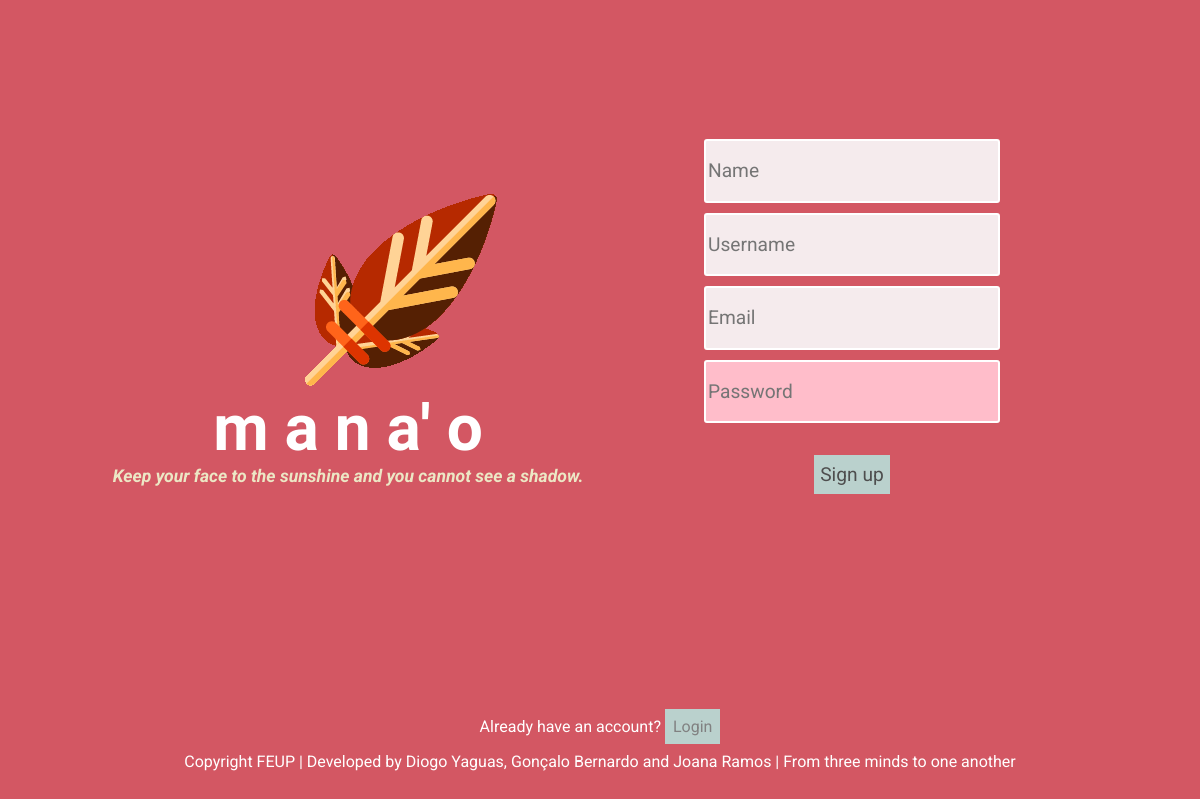
Page /templates/signup.php on the earlier database version.
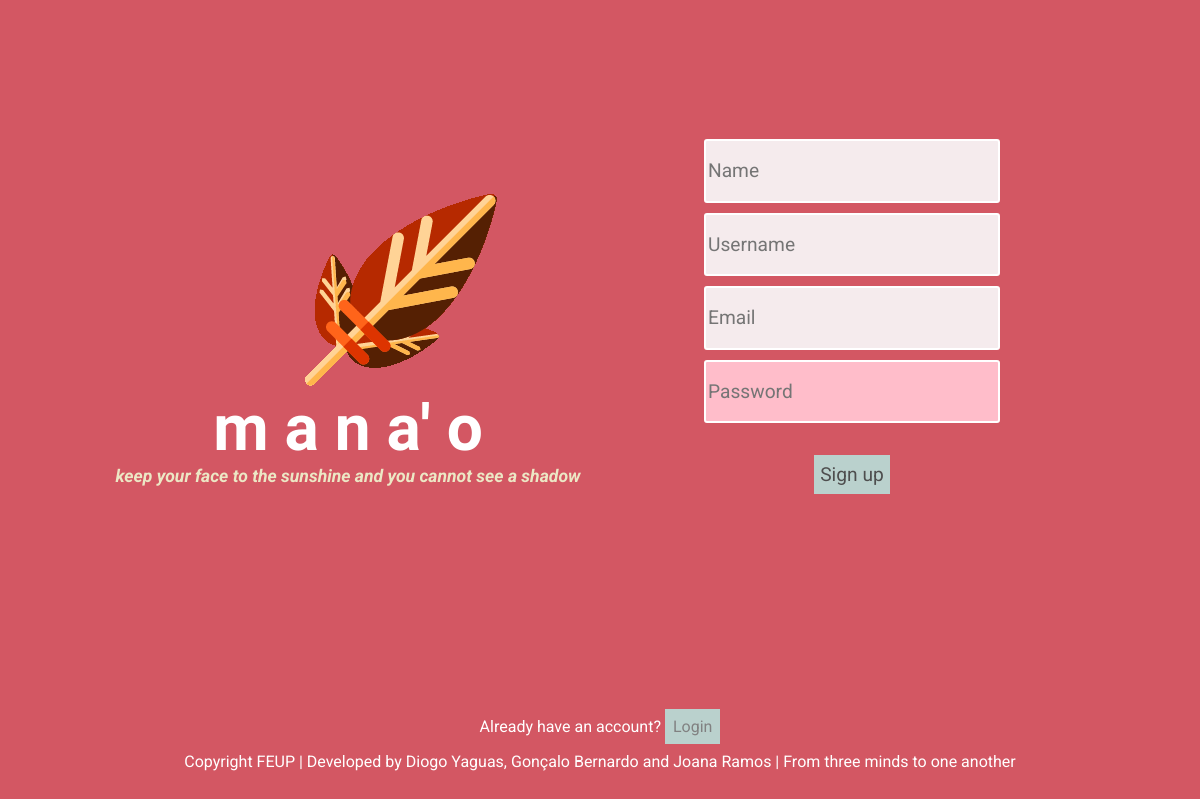
Same page on the later database version.
### tables this page shows
CREATE TABLE Quotes (
    ID INTEGER PRIMARY KEY AUTOINCREMENT,
    Quote STRING NOT NULL
);

### database/quotes.php (called while the page is built)
<?php
    function getRandomQuote()
    {
        global $dbh;
		try {
			$stmt = $dbh->prepare('SELECT Quote FROM Quotes ORDER BY RANDOM() LIMIT 1');
			if($stmt->execute()) {
				$row = $stmt->fetch();
				return $row['Quote'];
			}
			else
				return -1;
		} catch(PDOException $e) {
			return -1;
		}
    }
?>

### templates/signup.php (the view, shortened to what this page needs)
<?php
    include_once("../includes/init.php");
?>
<!DOCTYPE html>
<html>
<head>
    <link href="../css/forms_style.css" rel="stylesheet">
    <link href="../css/forms_layout.css" rel="stylesheet">
</head>
<body>
    <header>
        <img src="../images/dynamic_icon.gif" alt="Dynamic">
        <h1>m a n a' o</h1>
        <h3>
            <?php
                include_once("../database/quotes.php");
                echo getRandomQuote();
            ?>
        </h3>
    </header>
    <section id="signup">
        <form action="../actions/signupAction.php" method="post">
            <input type="text" name="name" placeholder="Name">
            <input type="text" name="username" placeholder="Username">
            <input type="email" name="email" placeholder="Email">
            <input type="password" name="password" pattern="(?=.*[a-z])(?=.*[A-Z])(?=.*\d)(?=.*[@$!%*?&])[A-Za-z\d@$!%*?&]{8,}" title="Minimum eight characters, at least one uppercase letter, one lowercase letter, one number and one special character" placeholder="Password">
            <input type="submit" value="Sign up">
        </form>
    </section>
    <nav id="login">
        <p>Already have an account? <a href="login.php">Login</a> </p>
    </nav>
    <?php
    include_once("footer.php");
    ?>

Differences in the rows shown:
changed quotes: Quote "Keep your face to the sunshine and you cannot see a shadow." → "keep your face to the sunshine and you cannot see a shadow"
